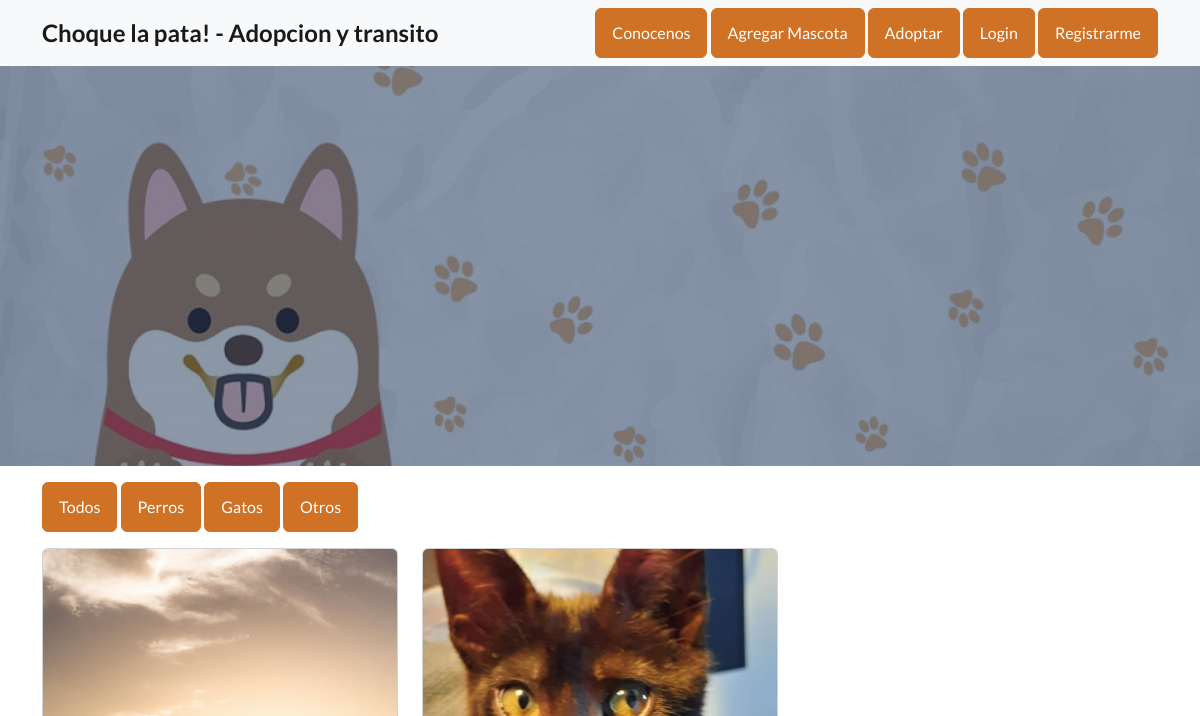
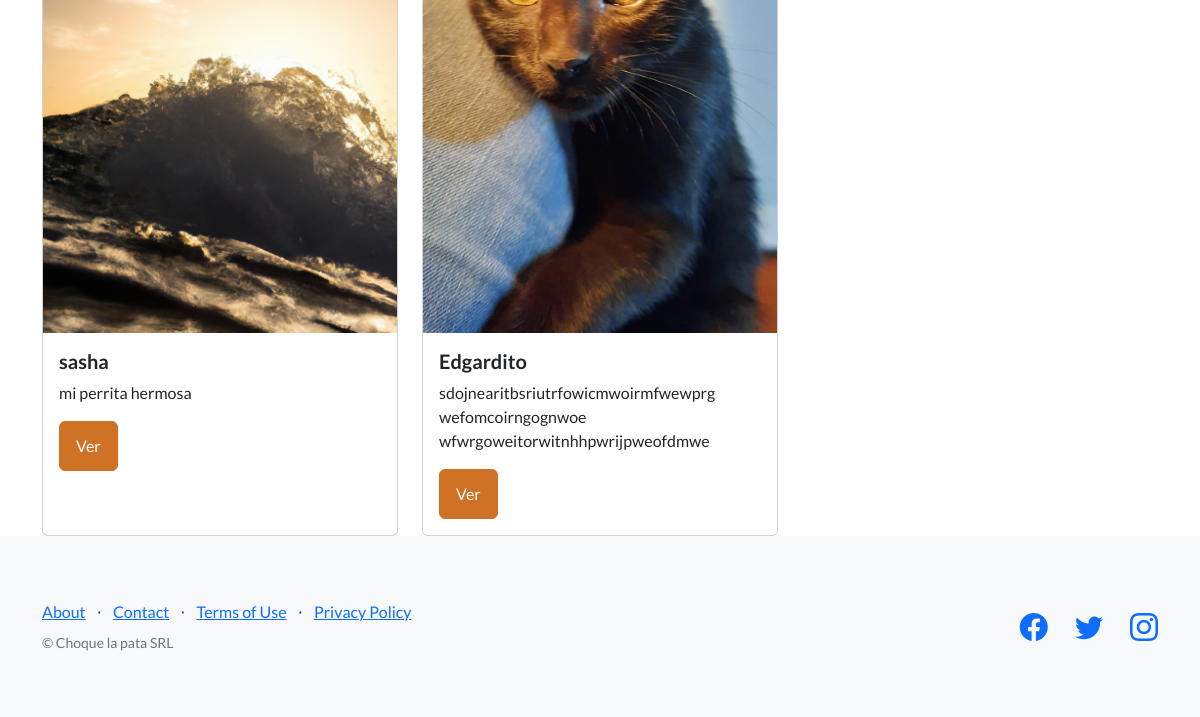
Page /listado-mascotas/ on the earlier database version (2 pictures, top to bottom).
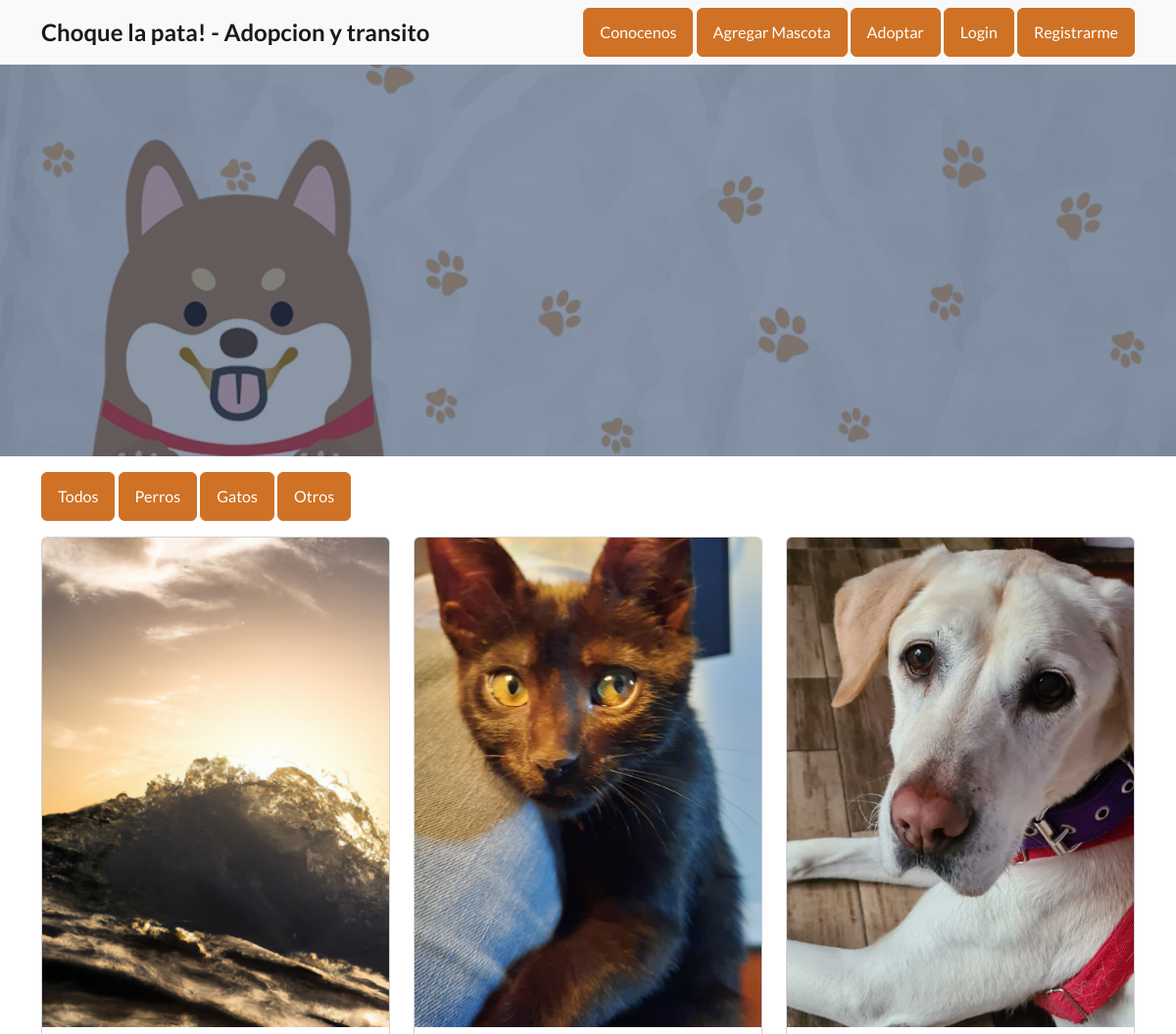
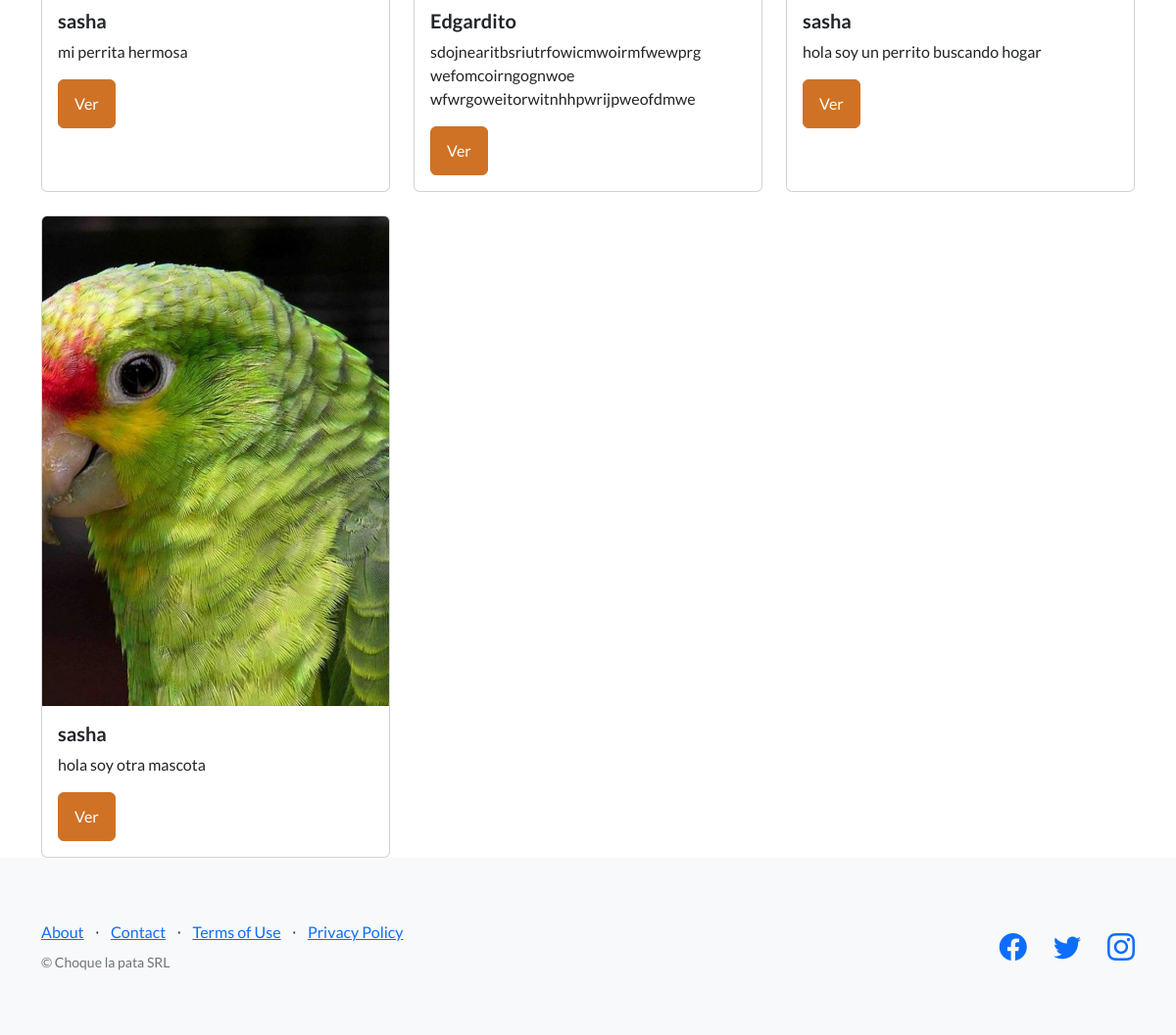
Same page on the later database version (2 pictures, top to bottom).
### mascotas/models.py (models this page shows, shortened)
class Mascota(models.Model):
    selecionarEspecie = (
    ('perro','Perro'),
    ('gato', 'Gato'),
    ('otro','Otro'),
    )
    usuario = models.ForeignKey(User, on_delete=models.CASCADE, null=True, blank=True)
    titulo = models.CharField(max_length=200)
    especie = models.CharField(max_length=15, choices=selecionarEspecie, default='otro')
    edad = models.IntegerField()
    descripcion = models.TextField(max_length=400)
    fechaPublicacion = models.DateTimeField(auto_now_add=True)
    telefonoContacto = models.IntegerField()
    emailContacto = models.EmailField()
    imagenMascota = models.ImageField(null=True, blank=True, upload_to='imagenes')

### mascotas/views.py (the view)
# urls.py: path('listado-mascotas/', views.MascotasList.as_view(), name="lista mascotas"),
class MascotasList(ListView):
    model = Mascota
    template_name = 'mascotas/listaMascotas.html'

### mascotas/templates/mascotas/listaMascotas.html (shortened to what this page needs)
{% extends 'usuarios/modeloheredable.html' %}
{% load static %}
{% block main %}
<div class="container">
  <a class="btn btn-primary" href="{% url 'lista mascotas' %}" style="background-color: var(--bs-orange); border-color: var(--bs-orange);">Todos</a>
  <a class="btn btn-primary" href="{% url 'perros' %}" style="background-color: var(--bs-orange); border-color: var(--bs-orange);">Perros</a>
  <a class="btn btn-primary" href="{% url 'gatos' %}" style="background-color: var(--bs-orange); border-color: var(--bs-orange);">Gatos</a>
  <a class="btn btn-primary" href="{% url 'otros' %}" style="background-color: var(--bs-orange); border-color: var(--bs-orange);">Otros</a>
  <div class="row row-cols-1 row-cols-md-3 g-4">
    {% for mascota in object_list %}
        <div class="col">
          <div class="card h-100">
            {% if mascota.imagenMascota %}
              <img src="{{mascota.imagenMascota.url}}" class="card-img-top" alt="...">
            {% endif %}
            <div class="card-body">
              <h5 class="card-title">{{ mascota.titulo }}</h5>
              <p class="card-text">{{ mascota.descripcion|truncatechars:100 }}</p>
              <a href="{% url 'detalle mascota' mascota.id %}" class="btn btn-primary" style="background-color: var(--bs-orange); border-color: var(--bs-orange);">Ver</a>
          </div>
        </div>
      </div>
    {% endfor %}
  </div>
</div>
{% endblock main %}

Differences in the rows shown:
added Mascota: imagenMascota (picture), titulo "sasha", descripcion "hola soy un perrito buscando hogar"
added Mascota: imagenMascota (placeholder picture), titulo "sasha", descripcion "hola soy otra mascota"
